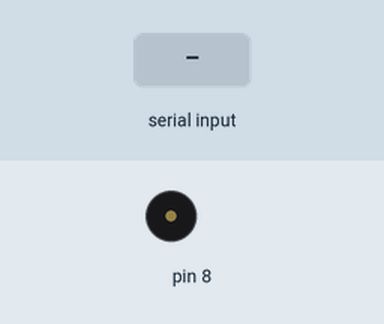
This sketch was run on a simulated Arduino Uno, built with avr-gcc and run on an emulated ATmega328P. Parts: buzzer (waves = sounding). The inputs (shaded band) are chosen by the test bench.

Above: at 1.2 s.
1.3 s: "c#" received over Serial
At 1.53 s:
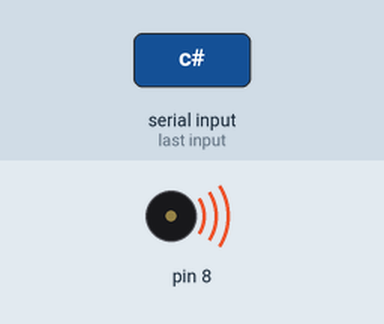
Timing chart, 0 to 4.3 s (numbered marks = the images above; inputs shaded):
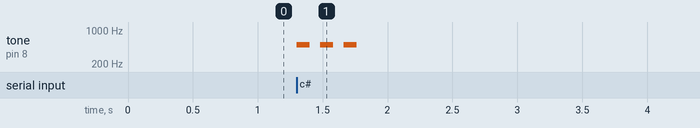

Measured:
- after the input at 1.3 s, tone on pin 8: alternates 500 Hz for 0.10 s and silent for 0.08 s, 6 changes in all, then stays silent, starting at once

The sketch:

compoundSerialSketch.ino
```cpp
/*
 * Pin layout used:
 * --------------------------------
 *             MFRC522      Arduino
 *             Reader/PCD   Uno/101
 * Signal      Pin          Pin
 * --------------------------------
 * RST/Reset   RST          9
 * SPI SS      SDA(SS)      10
 * SPI MOSI    MOSI         11
 * SPI MISO    MISO         12
 * SPI SCK     SCK          13
 * GND/Ground  GND          GND
 * 3.3v        3.3v         3.3v
 */

//imports
#include <SoftwareSerial.h>
#include <SPI.h>
#include <MFRC522.h>

SoftwareSerial mySerial(6,5); //Sets up RX and TX ports
int state =0;
bool serialNeedsClearing = true;
bool firstRFIDRead = true;


#define RST_PIN         9
#define SS_PIN          10

MFRC522 mfrc522(SS_PIN, RST_PIN);   // Create MFRC522 instance.

MFRC522::MIFARE_Key key;


void setup() {
  Serial.begin(9600);
  Serial.setTimeout(1);
  pinMode(LED_BUILTIN, OUTPUT);
  pinMode(8, OUTPUT);
  mySerial.begin(9600);
  SPI.begin(); //Init SPI bus
  mfrc522.PCD_Init(); // Init MFRC522 card
  // using FFFFFFFFFFFFh which is the default at chip delivery from the factory
  for (byte i = 0; i < 6; i++) {
    key.keyByte[i] = 0xFF;
  }
}

void loop() {

  //Look for user input to change state
  while (Serial.available()){
    String a=Serial.readStringUntil('\n');
    if(a=="k"){
      state = 1;
    }else if(a=="j"){
     state = 0;
    }else if(a=="b"){
     state = 2;
    }else if(a=="c"){
     state = 3;
    }else{

    }
  }

  //Check state and execute
  if(state == 1){ //Read RFID
    //digitalWrite(LED_BUILTIN,HIGH);

    if(serialNeedsClearing){
      while(mySerial.available()){
        char clr = mySerial.read();
      }
      serialNeedsClearing = false;
    }

    if(mySerial.available()){
        while(mySerial.available()){
         char input = mySerial.read();
         Serial.write(input);
         delay(5);
        }
        Serial.write('\n');
      }
//  }else if(state == 2){ //Read Tag


    // Reset the loop if no new card present on the sensor/reader. This saves the entire process when idle.
    if ( ! mfrc522.PICC_IsNewCardPresent())
        return;

    // Select one of the cards
    if ( ! mfrc522.PICC_ReadCardSerial())
        return;

    MFRC522::PICC_Type piccType = mfrc522.PICC_GetType(mfrc522.uid.sak);

    // Check for compatibility
    if (    piccType != MFRC522::PICC_TYPE_MIFARE_MINI
        &&  piccType != MFRC522::PICC_TYPE_MIFARE_1K
        &&  piccType != MFRC522::PICC_TYPE_MIFARE_4K) {
//        Serial.println(F("This sample only works with MIFARE Classic cards."));
        return;
    }

    // In this sample we use the second sector,
    // that is: sector #1, covering block #4 up to and including block #7
    byte sector         = 1;
    byte blockAddr      = 4;
    byte dataBlock[]    = {
        0x01, 0x02, 0x03, 0x04, //  1,  2,   3,  4,
        0x05, 0x06, 0x07, 0x08, //  5,  6,   7,  8,
        0x09, 0x0a, 0xff, 0x0b, //  9, 10, 255, 11,
        0x0c, 0x0d, 0x0e, 0x0f  // 12, 13, 14, 15
    };
    byte trailerBlock   = 7;
    MFRC522::StatusCode status;
    byte buffer[18];
    byte size = sizeof(buffer);

    // Authenticate using key A
    //Serial.println(F("Authenticating using key A..."));
    status = (MFRC522::StatusCode) mfrc522.PCD_Authenticate(MFRC522::PICC_CMD_MF_AUTH_KEY_A, trailerBlock, &key, &(mfrc522.uid));
    if (status != MFRC522::STATUS_OK) {
        Serial.print(F("PCD_Authenticate() failed: "));
        Serial.println(mfrc522.GetStatusCodeName(status));
        return;
    }

    status = (MFRC522::StatusCode) mfrc522.MIFARE_Read(blockAddr, buffer, &size);
    if (status != MFRC522::STATUS_OK) {
        Serial.print(F("MIFARE_Read() failed: "));
        Serial.println(mfrc522.GetStatusCodeName(status));
    }
    for (uint8_t i = 0; i < 12; i++) {
     Serial.write(buffer[i]);
    }

    for (uint8_t i = 0; i < 12; i++) {
     buffer[i]='0';
    }

    Serial.println();

    //Play tone
    tone(8, 1000);
    delay(100);
    noTone(8);

    mfrc522.PICC_HaltA();
    mfrc522.PCD_StopCrypto1();


  }else if(state == 3){ //Write Tag

  byte len = 18;
  byte blockAddr      = 4;
  MFRC522::StatusCode status;
  byte buffer[34];
  Serial.setTimeout(1000L) ;     // wait until 4 seconds for input from serial 000000000001

    //Play tone
    tone(8, 500);
    delay(100);
    noTone(8);
    delay(80);
    tone(8, 500);
    delay(100);
    noTone(8);
    delay(80);
    tone(8, 500);
    delay(100);
    noTone(8);

  len = Serial.readBytesUntil('#', (char *) buffer, 30) ; // read number from serial
  for (byte i = len; i < 30; i++) buffer[i] = ' ';     // pad with spaces

  // Reset the loop if no new card present on the sensor/reader. This saves the entire process when idle.
  while ( ! mfrc522.PICC_IsNewCardPresent()) {}
  // Select one of the cards
  while ( ! mfrc522.PICC_ReadCardSerial()) {}

  status = mfrc522.PCD_Authenticate(MFRC522::PICC_CMD_MF_AUTH_KEY_A, 4, &key, &(mfrc522.uid));
  if (status != MFRC522::STATUS_OK) {
    Serial.print(F("PCD_Authenticate() failed: "));
    Serial.println(mfrc522.GetStatusCodeName(status));
    return;
  }

  // Write block
  status = mfrc522.MIFARE_Write(blockAddr, buffer, 16);
  if (status != MFRC522::STATUS_OK) {
    Serial.print(F("MIFARE_Write() failed: "));
    Serial.println(mfrc522.GetStatusCodeName(status));
    return;
  }

  //Serial.println("Done");
    //Play tone
    tone(8, 1200);
    delay(100);
    noTone(8);

  mfrc522.PICC_HaltA(); // Halt PICC
  mfrc522.PCD_StopCrypto1();  // Stop encryption on PCD

  state = 0;

  }else{
  }
    //digitalWrite(LED_BUILTIN,LOW);
    serialNeedsClearing = true;
  }
```
